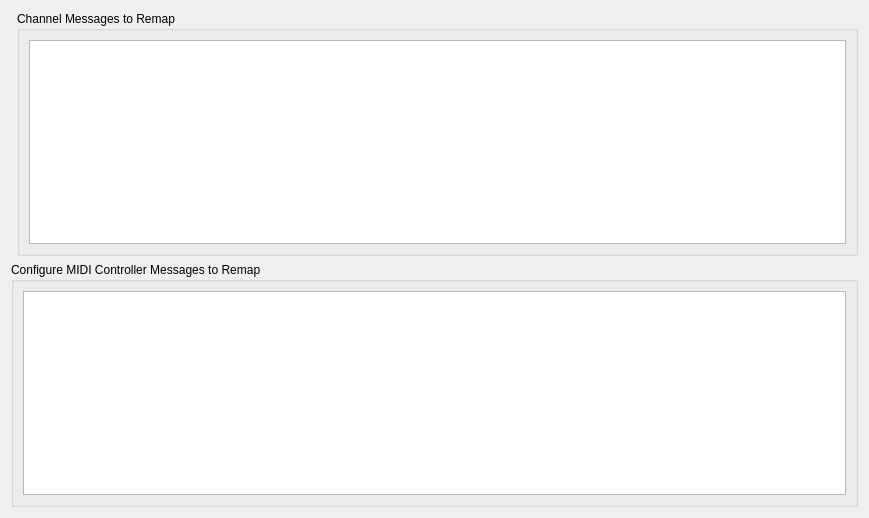
<?xml version="1.0" encoding="UTF-8"?>
<ui version="4.0">
 <class>PortRemapSettingsWidget</class>
 <widget class="QWidget" name="PortRemapSettingsWidget">
  <property name="geometry">
   <rect>
    <x>0</x>
    <y>0</y>
    <width>869</width>
    <height>518</height>
   </rect>
  </property>
  <property name="windowTitle">
   <string>Form</string>
  </property>
  <layout class="QGridLayout" name="gridLayout">
   <item row="1" column="0" colspan="2">
    <widget class="QGroupBox" name="m_pGrpMidiControllerRemap">
     <property name="sizePolicy">
      <sizepolicy hsizetype="Preferred" vsizetype="Preferred">
       <horstretch>0</horstretch>
       <verstretch>0</verstretch>
      </sizepolicy>
     </property>
     <property name="title">
      <string>Configure MIDI Controller Messages to Remap</string>
     </property>
     <layout class="QGridLayout" name="gridLayout_2" columnstretch="0">
      <item row="0" column="0">
       <widget class="QTableView" name="m_pTblMidiControllerRemap"/>
      </item>
     </layout>
    </widget>
   </item>
   <item row="0" column="1">
    <widget class="QGroupBox" name="m_pGrpMidiChannelMessageRemap">
     <property name="sizePolicy">
      <sizepolicy hsizetype="Preferred" vsizetype="Preferred">
       <horstretch>0</horstretch>
       <verstretch>0</verstretch>
      </sizepolicy>
     </property>
     <property name="title">
      <string>Channel Messages to Remap</string>
     </property>
     <property name="alignment">
      <set>Qt::AlignLeading|Qt::AlignLeft|Qt::AlignTop</set>
     </property>
     <layout class="QGridLayout" name="gridLayout_3">
      <item row="0" column="0">
       <widget class="QTableView" name="m_pTblMidiChannelMessageRemap"/>
      </item>
     </layout>
    </widget>
   </item>
  </layout>
 </widget>
 <resources/>
 <connections/>
</ui>
